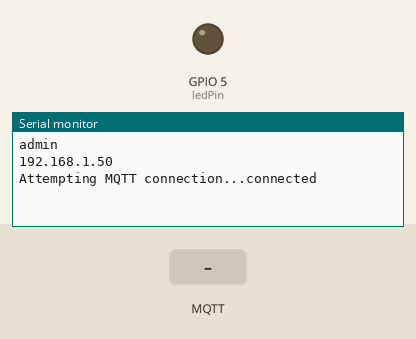
Bench run of a sketch on a simulated ESP32. Shown: output pins drawn as LEDs (lit = HIGH), the last lines printed to the serial monitor. The test bench sets the inputs (shaded band). WiFi joins after 1.5 s; servers stay silent unless stated; no MQTT or app messages arrive unless stated.

Above: at 2.7 s.
2.8 s: MQTT message "1" arrives on the first subscribed topic
At 3.5 s:
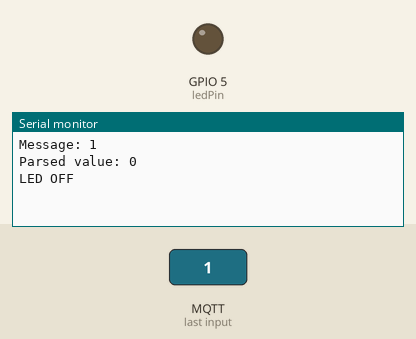
4.3 s: MQTT message "on" arrives on the first subscribed topic
At 4.9 s:
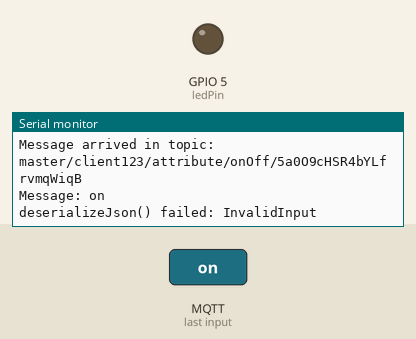
5.8 s: MQTT message "off" arrives on the first subscribed topic
At 7.1 s:
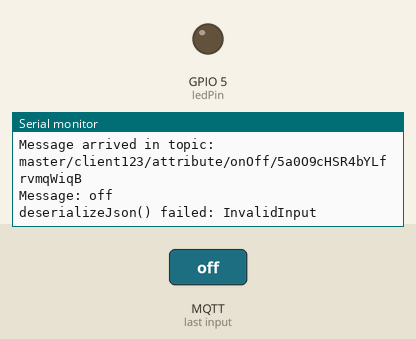

The sketch:

LedESP32.ino
```cpp
#include <WiFi.h>
#include <WiFiClientSecure.h>
#include <PubSubClient.h>
#include <ArduinoJson.h>

// WiFi
const char* ssid = "admin"; // Wifi SSID
const char* password = "ChoQRxemPassCaiLol"; // Wifi Password

// MQTT Broker
const char* mqtt_server = "192.168.126.169";
unsigned int mqtt_port = 1883; //SSL 8883 NoneSSL 1883
const char* username = "master:mqttuser"; // Service User Realm:Serviceuser
const char* mqttpass = "jrEeOQJfUCuIPOUZXajr9Iz8p3udYYw8"; // Service User Secret
const char* ClientID = "client123";
const char* lastwill = "master/client123/writeattributevalue/writeAttribute/3dmEu8zvK3Eseb0C0fzNWd";
const char* lastwillmsg = "0";

// Subscribing Topic
const char *topic = "master/client123/attribute/onOff/5a0O9cHSR4bYLfrvmqWiqB";

// LED
const int ledPin = 5;

int ledState = LOW;

WiFiClient askClient; // SSL Client
PubSubClient client(askClient);

void setup() {
  Serial.begin(115200);
  Serial.println(ssid);

  WiFi.begin(ssid, password);
  while (WiFi.status() != WL_CONNECTED) {
    delay(500);
  }
  Serial.println(WiFi.localIP());

  client.setServer(mqtt_server, mqtt_port);
  client.setCallback(callback);

  pinMode(ledPin, OUTPUT);
  digitalWrite(ledPin, ledState);
}

void loop() {
  if (!client.connected()) {
    reconnect();
  }
  client.loop();

  delay(10); // Delay nhỏ để tránh xử lý quá nhanh
}

// MQTT callback
void callback(char* receivedTopic, byte* payload, unsigned int length) {
  Serial.print("Message arrived in topic: ");
  Serial.println(receivedTopic);

  // Kiểm tra xem topic nhận được có khớp với topic mong muốn
  if (String(receivedTopic) == topic) {
    payload[length] = '\0'; // Đảm bảo payload là một chuỗi kết thúc đúng
    Serial.print("Message: ");
    Serial.println((char*)payload);

    // Phân tích JSON từ payload
    StaticJsonDocument<256> doc;
    DeserializationError error = deserializeJson(doc, payload);

    // Kiểm tra lỗi khi phân tích JSON
    if (!error) {
      // Trích xuất giá trị của trường "value"
      bool value = doc["value"];
      Serial.print("Parsed value: ");
      Serial.println(value);

      // Kiểm tra giá trị "true" hoặc "false" và điều khiển LED
      if (value) {
        digitalWrite(ledPin, HIGH);
        ledState = HIGH;
        Serial.println("LED ON");
      } else {
        digitalWrite(ledPin, LOW);
        ledState = LOW;
        Serial.println("LED OFF");
      }
    } else {
      Serial.print("deserializeJson() failed: ");
      Serial.println(error.c_str());
    }
  }
}

// MQTT reconnect
void reconnect() {
  while (!client.connected()) {
    Serial.print("Attempting MQTT connection...");
    if (client.connect(ClientID, username, mqttpass, lastwill, 1, 1, lastwillmsg)) {
      Serial.println("connected");
      client.subscribe(topic);
    } else {
      Serial.print("failed, rc=");
      Serial.print(client.state());
      Serial.println(" try again in 5 seconds");
      delay(5000);
    }
  }
}
```

Measured:
- after the input at 2.8 s, the serial monitor: prints a new line at once (image 1)
- after the input at 4.3 s, the serial monitor: prints a new line at once (image 2)
- after the input at 5.8 s, the serial monitor: prints a new line at once (image 3)
